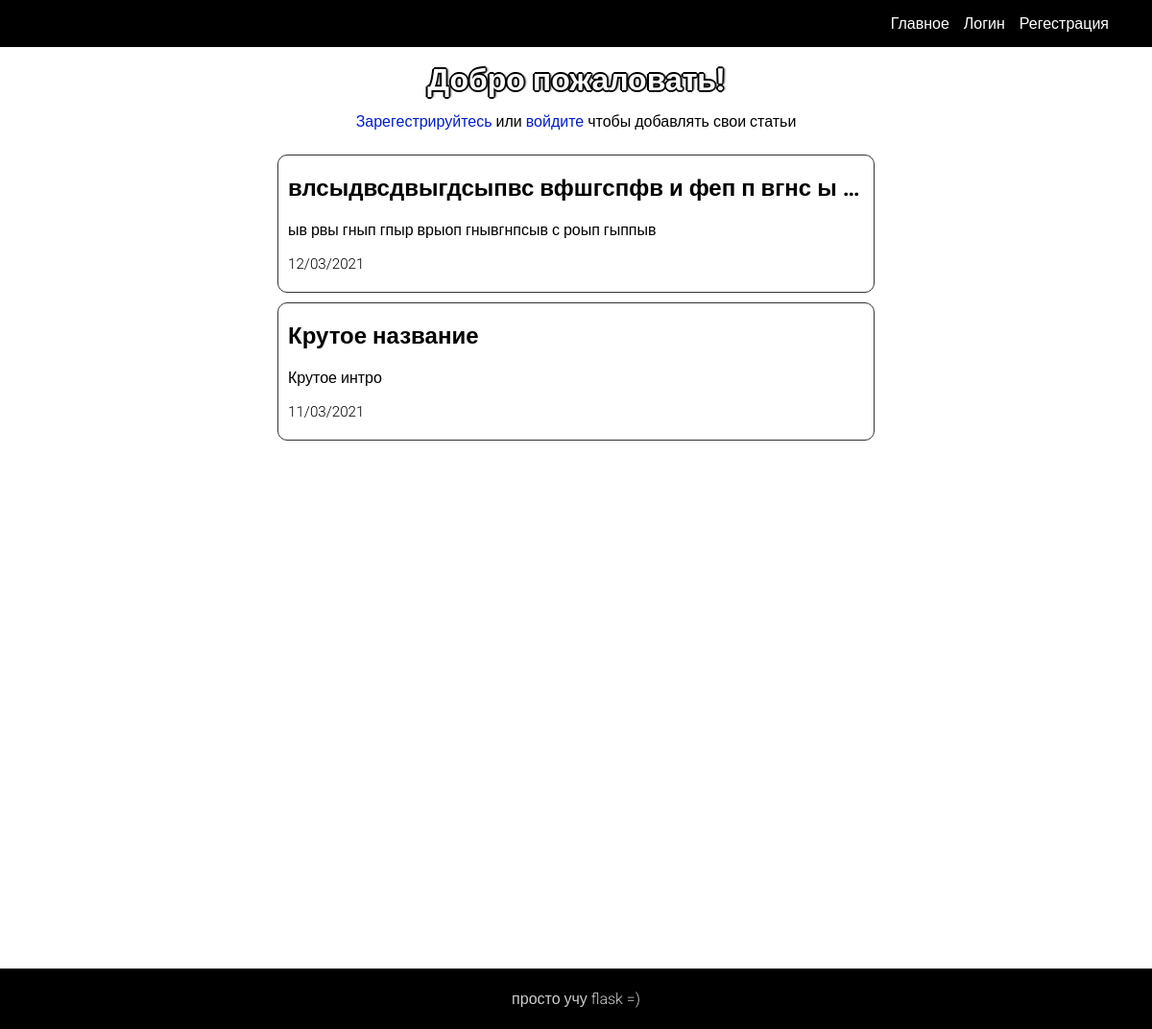
The page / on the database its author committed.
### models.py (models this page shows, shortened)
class Article(db.Model):
    __tablename__ = 'article'
    id = db.Column(db.Integer, primary_key=True)
    title = db.Column(db.String(100), nullable=False)
    intro = db.Column(db.String(100), nullable=False)
    text = db.Column(db.Text, nullable=False)
    date = db.Column(db.DateTime, default=datetime.utcnow)
    user_id = db.Column(db.Integer, db.ForeignKey('user.id'))
    comments = db.relationship('Comment', backref='article_link')

### app.py (the view)
@app.route('/')
def index():
    auth = current_user.is_authenticated
    try:
        articles = db.session.query(mod.Article).order_by(
            desc(mod.Article.date)).all()
        for a in articles:
            a.date = a.date.strftime("%d/%m/%Y")
    except Exception as ex:
        print("\033[91mError: {0}\033[0m".format(ex))
        return render_template('index.html', auth=auth, articles=False)
    return render_template('index.html', auth=auth, articles=articles)

### templates/index.html (shortened to what this page needs)
{% extends "base.html" %}
{% block content %}
  <section id="articlesSection">
    <div style="text-align: center; padding: 0; margin: 2px; margin-bottom: 10px;">
      <h1 style="font-size: 2em; margin: 5px; color: #fff; text-shadow: 2px 0 2px #000, -2px 0 0 #000, 0 2px 0 #000, 0 -2px 0 #000, 1px 1px #000, -1px -1px 0 #000, 1px -1px 0 #000, -1px 1px 0 #000;">
        Добро пожаловать!
      </h1>
    </div>
    {% if not auth %}
      <div>
        <p class="pleaseAuthText">
          <a href="/register/">Зарегестрируйтесь</a> или <a href="login">войдите</a> чтобы добавлять свои статьи
        </p>
      </div>
    {% endif %}
    {% if articles %}
      {% for a in articles %}
        <article class="article">
          <h2 class="title">
            <a href="/article/{{a.id}}/" class="title_href">{{ a.title }}</a>
          </h2>
          <p>
            {{ a.intro }}
          </p>
          <span class="datePubArticle">{{ a.date }}</span>
        </article>
      {% endfor %}
    {% else %}
      <h1>Пока-что тут пусто ;(</h1>
    {% endif %}
  </section>
{% endblock %}

### templates/base.html (style rules this page uses)
body { padding: 0 !important; margin: 0 !important; font-family: 'Roboto', sans-serif; font-weight: 400; }

### templates/index.html (style rules this page uses)
#articlesSection { padding: 0 20px; }
.article { border: 1px solid #333; border-radius: 10px; padding: 0 10px 20px 10px; margin-bottom: 10px; margin-left: auto; margin-right: auto; }
.article .title { overflow: hidden; text-overflow: ellipsis; white-space: nowrap; }
.title_href { text-decoration: none; color: #000; }
.article .datePubArticle { font-weight: 300; font-size: .95em; }
.pleaseAuthText { width: 90%; margin: 15px auto 25px auto; text-align: center; }
.pleaseAuthText a { text-decoration: none; color: rgb(0, 30, 201); }
@media (min-width: 960px) { .article { max-width: 600px; } }

### rows shown on the page
Article: title "влсыдвсдвыгдсыпвс вфшгспфв и феп п вгнс ы…", intro "ыв рвы гнып гпыр врыоп гнывгнпсыв с роып гыппыв", date "12/03/2021"
Article: title "Крутое название", intro "Крутое интро", date "11/03/2021"
